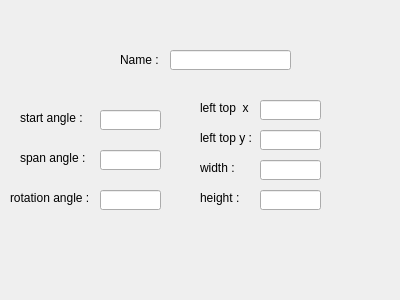
<?xml version="1.0" encoding="UTF-8"?>
<ui version="4.0">
 <class>EllipseParamForm</class>
 <widget class="QWidget" name="EllipseParamForm">
  <property name="geometry">
   <rect>
    <x>0</x>
    <y>0</y>
    <width>400</width>
    <height>300</height>
   </rect>
  </property>
  <property name="windowTitle">
   <string>Form</string>
  </property>
  <widget class="QLineEdit" name="lineEditStartAngle">
   <property name="geometry">
    <rect>
     <x>100</x>
     <y>110</y>
     <width>61</width>
     <height>20</height>
    </rect>
   </property>
  </widget>
  <widget class="QLabel" name="labelStartAngle">
   <property name="geometry">
    <rect>
     <x>20</x>
     <y>110</y>
     <width>71</width>
     <height>16</height>
    </rect>
   </property>
   <property name="text">
    <string>start angle :</string>
   </property>
  </widget>
  <widget class="QLabel" name="labelSpanAngle">
   <property name="geometry">
    <rect>
     <x>20</x>
     <y>150</y>
     <width>71</width>
     <height>16</height>
    </rect>
   </property>
   <property name="text">
    <string>span angle :</string>
   </property>
  </widget>
  <widget class="QLineEdit" name="lineEditSpanAngle">
   <property name="geometry">
    <rect>
     <x>100</x>
     <y>150</y>
     <width>61</width>
     <height>20</height>
    </rect>
   </property>
  </widget>
  <widget class="QLabel" name="labelXleftTop">
   <property name="geometry">
    <rect>
     <x>200</x>
     <y>100</y>
     <width>51</width>
     <height>16</height>
    </rect>
   </property>
   <property name="text">
    <string>left top  x :</string>
   </property>
  </widget>
  <widget class="QLineEdit" name="lineEditXleftTop">
   <property name="geometry">
    <rect>
     <x>260</x>
     <y>100</y>
     <width>61</width>
     <height>20</height>
    </rect>
   </property>
   <property name="text">
    <string/>
   </property>
  </widget>
  <widget class="QLineEdit" name="lineEditYleftTop">
   <property name="geometry">
    <rect>
     <x>260</x>
     <y>130</y>
     <width>61</width>
     <height>20</height>
    </rect>
   </property>
   <property name="text">
    <string/>
   </property>
  </widget>
  <widget class="QLabel" name="labelYleftTop">
   <property name="geometry">
    <rect>
     <x>200</x>
     <y>130</y>
     <width>51</width>
     <height>16</height>
    </rect>
   </property>
   <property name="text">
    <string>left top y :</string>
   </property>
  </widget>
  <widget class="QLineEdit" name="lineEditWidth">
   <property name="geometry">
    <rect>
     <x>260</x>
     <y>160</y>
     <width>61</width>
     <height>20</height>
    </rect>
   </property>
   <property name="text">
    <string/>
   </property>
  </widget>
  <widget class="QLabel" name="labelWidth">
   <property name="geometry">
    <rect>
     <x>200</x>
     <y>160</y>
     <width>51</width>
     <height>16</height>
    </rect>
   </property>
   <property name="text">
    <string>width :</string>
   </property>
  </widget>
  <widget class="QLineEdit" name="lineEditHeight">
   <property name="geometry">
    <rect>
     <x>260</x>
     <y>190</y>
     <width>61</width>
     <height>20</height>
    </rect>
   </property>
   <property name="text">
    <string/>
   </property>
  </widget>
  <widget class="QLabel" name="labelHeight">
   <property name="geometry">
    <rect>
     <x>200</x>
     <y>190</y>
     <width>51</width>
     <height>16</height>
    </rect>
   </property>
   <property name="text">
    <string>height :</string>
   </property>
  </widget>
  <widget class="QLineEdit" name="lineEditRotationAngle">
   <property name="geometry">
    <rect>
     <x>100</x>
     <y>190</y>
     <width>61</width>
     <height>20</height>
    </rect>
   </property>
  </widget>
  <widget class="QLabel" name="labelRotationAngle">
   <property name="geometry">
    <rect>
     <x>10</x>
     <y>190</y>
     <width>81</width>
     <height>16</height>
    </rect>
   </property>
   <property name="text">
    <string>rotation angle :</string>
   </property>
  </widget>
  <widget class="QLineEdit" name="lineEditName">
   <property name="geometry">
    <rect>
     <x>170</x>
     <y>50</y>
     <width>121</width>
     <height>20</height>
    </rect>
   </property>
  </widget>
  <widget class="QLabel" name="labelName">
   <property name="geometry">
    <rect>
     <x>120</x>
     <y>50</y>
     <width>41</width>
     <height>20</height>
    </rect>
   </property>
   <property name="text">
    <string>Name :</string>
   </property>
  </widget>
 </widget>
 <resources/>
 <connections/>
</ui>
